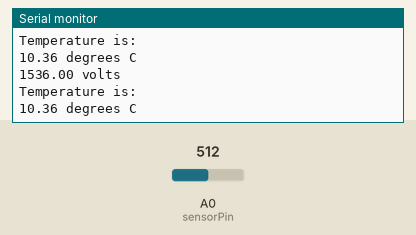
Recording of a sketch running on a simulated Arduino Uno, built with avr-gcc and run on an emulated ATmega328P. On the bench: the last lines printed to the serial monitor. The inputs (shaded band) are chosen by the test bench; at power-on: A0 (sensorPin) = 512.

Above: at 10.8 s.
10.9 s: A0 (sensorPin) set to 716
At 20.7 s:
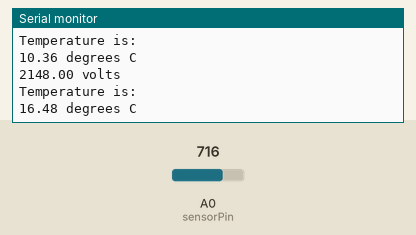
20.9 s: A0 (sensorPin) set to 900
At 31.4 s:
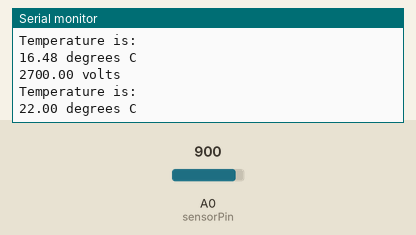
Timing chart, 0 to 32.9 s (numbered marks = the images above; inputs shaded):
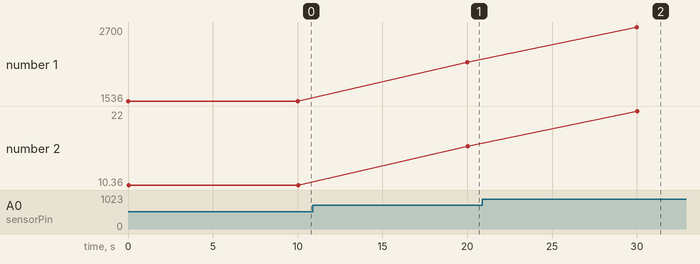

Measured:
- after the input at 10.9 s, the serial monitor: prints a new line after 9.1 s (image 1)
- after the input at 20.9 s, the serial monitor: prints a new line after 9.1 s (image 2)
- plotted number 1: 1536 → 2148 after the input at 10.9 s, 2148 → 2700 after the input at 20.9 s
- plotted number 2: 10.36 → 16.48 after the input at 10.9 s, 16.48 → 22 after the input at 20.9 s

The sketch:

ReadTempSensorBySerial.ino
```cpp
// ESP8266 Temprature_Sensor

const int sensorPin = A0;
int reading;
float voltage;
float temperatureC;

void setup() {
  // Start Serial port
  Serial.begin(9600);

}

void loop() {
  // Read the sensor data
  reading = analogRead(sensorPin);

  // calc the volt
  voltage = reading * (3300/1024);
  // print the volts value on the serial window
  Serial.print(voltage);
  Serial.println(" volts");

  // calc the Temperature from the volts
  temperatureC = (voltage - 500) / 100;

  // print the volts value on the serial window
  Serial.println("Temperature is: ");
  Serial.print(temperatureC);
  Serial.println(" degrees C");

  // wait 10 second
  delay(10000);

}
```
